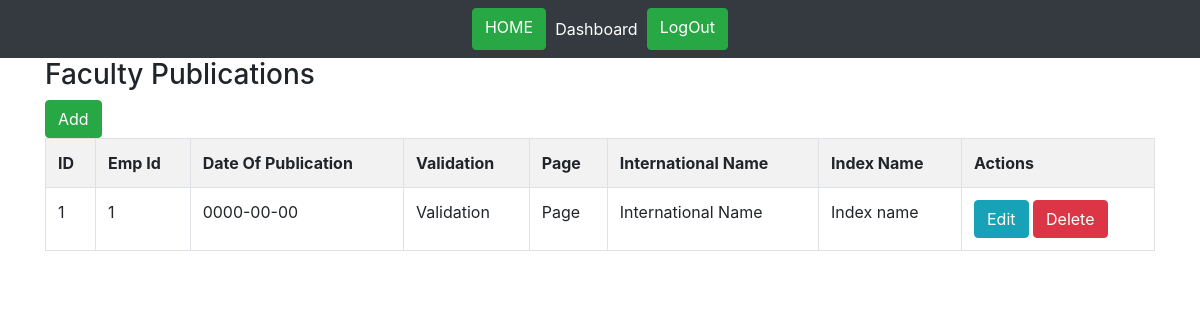
/index.php/faculty_publication, run on an earlier commit of the app's database.
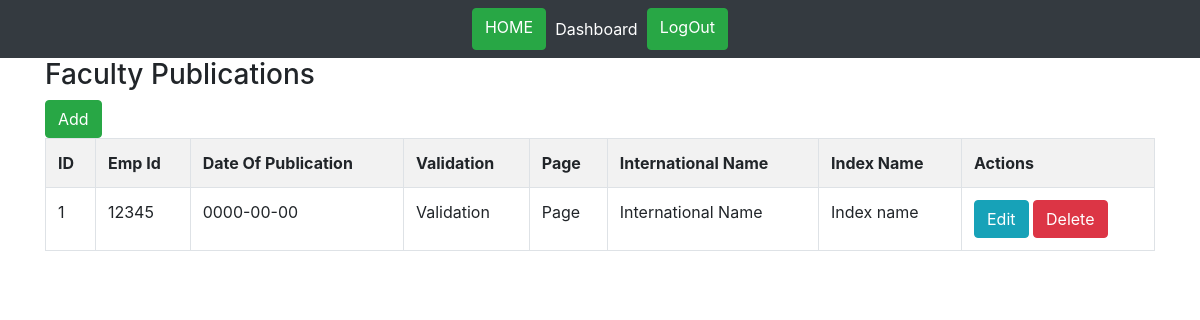
And on a later commit of the database.
### tables this page shows
CREATE TABLE IF NOT EXISTS `faculty_publications` (
  `id` int(11) NOT NULL AUTO_INCREMENT,
  `emp_id` int(11) NOT NULL,
  `date_of_publication` date NOT NULL,
  `validation` varchar(100) NOT NULL,
  `page` varchar(100) NOT NULL,
  `international_name` varchar(100) NOT NULL,
  `index_name` varchar(100) NOT NULL,
  PRIMARY KEY (`id`)
);

### application/controllers/Faculty_publication.php (called while the page is built, shortened)
<?php
class Faculty_publication extends CI_Controller{
    function __construct()
    {
        $this->load->model('Faculty_publication_model');
    }
    function index()
    {
        $data['faculty_publications'] = $this->Faculty_publication_model->get_all_faculty_publications();
        $data['heading'] = 'Faculty Publications';
        $data['_view'] = 'faculty_publication/index';
        $this->load->view('layouts/main',$data);
    }
}

### index.php (called while the page is built, shortened)
<?php
require_once BASEPATH.'core/CodeIgniter.php';

### application/models/Faculty_publication_model.php (called while the page is built, shortened)
<?php
class Faculty_publication_model extends CI_Model
{
    function get_all_faculty_publications()
    {
        $this->db->order_by('id', 'desc');
        return $this->db->get('faculty_publications')->result_array();
    }
}

### application/views/faculty_publication/index.php (the view)
<div class="pull-right">
	<a href="<?php echo site_url('faculty_publication/add'); ?>" class="btn btn-success">Add</a>
</div>
<table class="table table-striped table-bordered">
    <tr>
		<th>ID</th>
		<th>Emp Id</th>
		<th>Date Of Publication</th>
		<th>Validation</th>
		<th>Page</th>
		<th>International Name</th>
		<th>Index Name</th>
		<th>Actions</th>
    </tr>
	<?php foreach($faculty_publications as $f){ ?>
    <tr>
		<td><?php echo $f['id']; ?></td>
		<td><?php echo $f['emp_id']; ?></td>
		<td><?php echo $f['date_of_publication']; ?></td>
		<td><?php echo $f['validation']; ?></td>
		<td><?php echo $f['page']; ?></td>
		<td><?php echo $f['international_name']; ?></td>
		<td><?php echo $f['index_name']; ?></td>
		<td>
            <a href="<?php echo site_url('faculty_publication/edit/'.$f['id']); ?>" class="btn btn-info btn-xs">Edit</a>
            <a href="<?php echo site_url('faculty_publication/remove/'.$f['id']); ?>" class="btn btn-danger btn-xs">Delete</a>
        </td>
    </tr>
	<?php } ?>
</table>

What changed in the data, as far as the page shows it:
changed faculty_publications "Validation": emp "1" → "12345"
